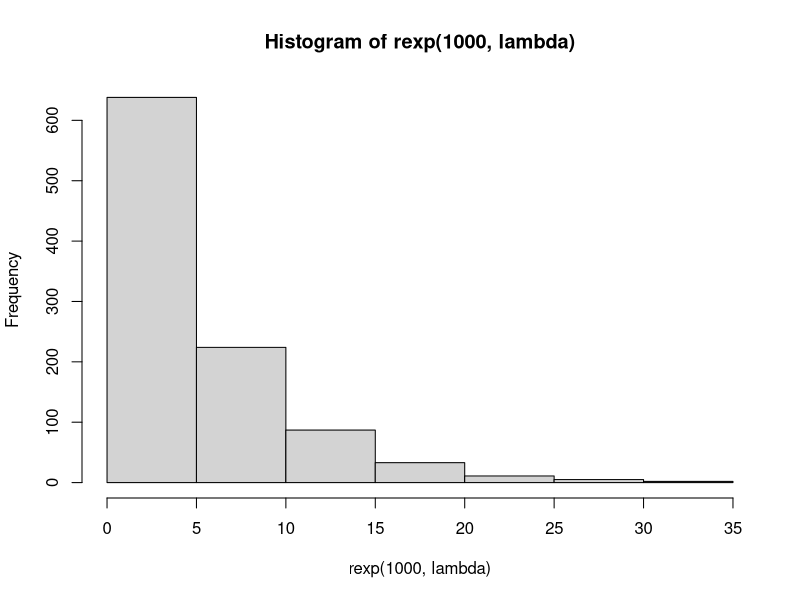
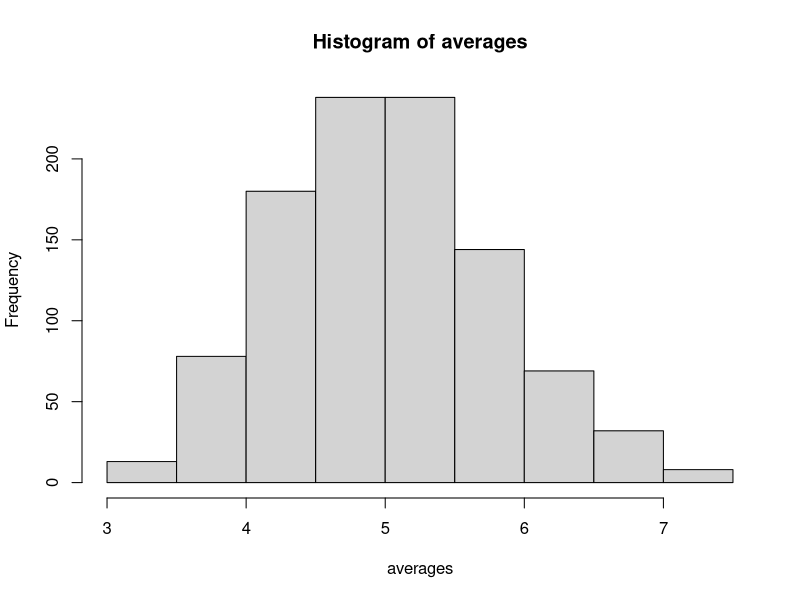

The R script that drew these images, in order:
## ---- chunk 1
knitr::opts_chunk$set(echo = TRUE)
## ---- chunk 2
lambda <- 0.2

simulations <- matrix(rexp(40000,lambda), ncol = 40)

averages <- rowMeans(simulations)

sample_mean <- mean(averages)
sample_sd <- sd(averages)

hist(rexp(1000,lambda))

hist(averages)
## ---- chunk 3
data(ToothGrowth)
?ToothGrowth

with(ToothGrowth, t.test(len ~ supp))

head(ToothGrowth)
str(ToothGrowth)
